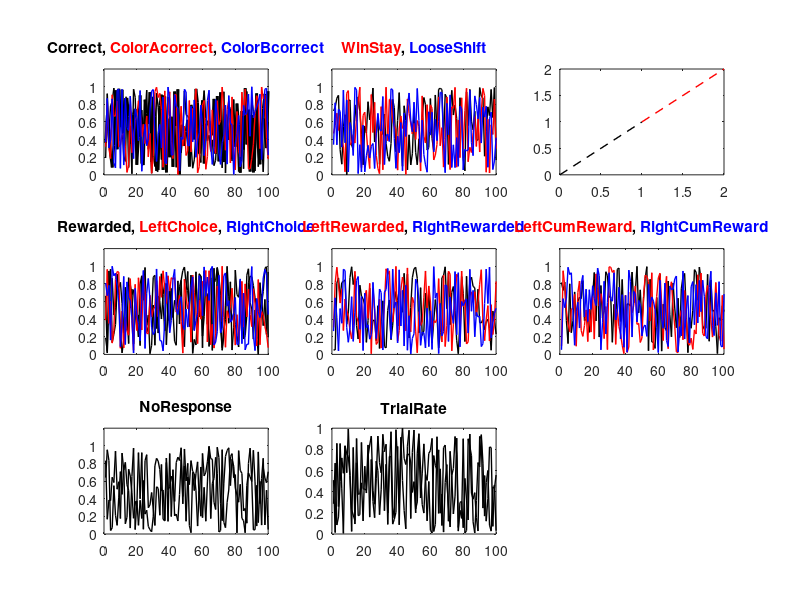

The MATLAB source for this figure: (Note: this script raises an error after producing the figure.)
function VRmaster

warning('off')

%% Pregenerating figure
figure('Name','VR Online Analysis','NumberTitle','off');
set(gcf, 'Position', get(0, 'Screensize'));

sp1 = subplot(331);
plot(1:100,rand(100,1),'-k','LineWidth',1);hold on
plot(1:100,rand(100,1),'-k','LineWidth',2);
plot(1:100,rand(100,1),'-r','LineWidth',1);
plot(1:100,rand(100,1),'-b','LineWidth',1);
title('Correct, {\color{red}ColorAcorrect}, {\color{blue}ColorBcorrect}');
set(sp1, 'YLim', [0 1.2]);

sp2 = subplot(338);
plot(1:100,rand(100,1),'-k','LineWidth',1);hold on
plot(1:100,rand(100,1),'-k','LineWidth',1);
title('TrialRate');

sp3 = subplot(334);
plot(1:100,rand(100,1),'-k','LineWidth',1);hold on
plot(1:100,rand(100,1),'-k','LineWidth',1);
plot(1:100,rand(100,1),'-r','LineWidth',1);
plot(1:100,rand(100,1),'-b','LineWidth',1);
title('Rewarded, {\color{red}LeftChoice}, {\color{blue}RightChoice}');
set(sp3, 'YLim', [0 1.2]);

sp4 = subplot(335);
plot(1:100,rand(100,1),'-k','LineWidth',1);hold on
plot(1:100,rand(100,1),'-r','LineWidth',1);
plot(1:100,rand(100,1),'-b','LineWidth',1);
title('{\color{red}LeftRewarded}, {\color{blue}RightRewarded}');
set(sp4, 'YLim', [0 1.2]);

sp5 = subplot(336);
plot(1:100,rand(100,1),'-k','LineWidth',1);hold on
plot(1:100,rand(100,1),'-r','LineWidth',1);
plot(1:100,rand(100,1),'-b','LineWidth',1);
title('{\color{red}LeftCumReward}, {\color{blue}RightCumReward}');
set(sp5, 'YLim', [0 1.2]);

sp6 = subplot(332);
plot(1:100,rand(100,1),'-k','LineWidth',1);hold on
plot(1:100,rand(100,1),'-r','LineWidth',1);
plot(1:100,rand(100,1),'-b','LineWidth',1);
title('{\color{red}WinStay}, {\color{blue}LooseShift}');
set(sp6, 'YLim', [0 1.2]);

sp7 = subplot(337);
plot(1:100,rand(100,1),'-k','LineWidth',1);hold on
plot(1:100,rand(100,1),'-k','LineWidth',1);
title('NoResponse');
set(sp7, 'YLim', [0 1.2]);

sp8 = subplot(333);
plot([0 1],[0 1],'--k','LineWidth',1);hold on
plot([1 2],[1 2],'--r','LineWidth',1);
set(sp8.Title, 'String', 'sp8', 'FontSize', 8, 'Color', 'k', 'FontName', 'arial', 'fontweight', 'bold');

sp9 = subplot(339);
plot([0 1],[0 1],'--k','LineWidth',1);hold on
plot([1 2],[1 2],'--r','LineWidth',1);
set(sp9.Title, 'String', 'sp9', 'FontSize', 8, 'Color', 'k', 'FontName', 'arial', 'fontweight', 'bold');

%% Running Analysis
while(1)
    VRpreprocessing
    pause(0.001)
end

end